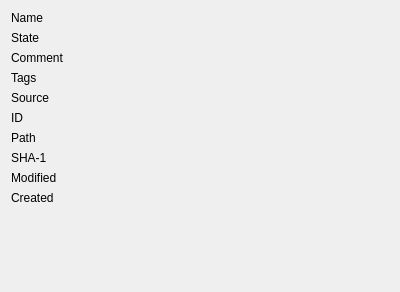
<?xml version="1.0" encoding="UTF-8"?>
<ui version="4.0">
 <class>FileProperties</class>
 <widget class="QWidget" name="FileProperties">
  <property name="geometry">
   <rect>
    <x>0</x>
    <y>0</y>
    <width>400</width>
    <height>292</height>
   </rect>
  </property>
  <property name="windowTitle">
   <string>Form</string>
  </property>
  <layout class="QFormLayout" name="formLayout">
   <item row="0" column="0">
    <widget class="QLabel" name="label">
     <property name="text">
      <string>Name</string>
     </property>
    </widget>
   </item>
   <item row="2" column="0">
    <widget class="QLabel" name="label_3">
     <property name="text">
      <string>State</string>
     </property>
    </widget>
   </item>
   <item row="3" column="0">
    <widget class="QLabel" name="label_4">
     <property name="text">
      <string>Comment</string>
     </property>
    </widget>
   </item>
   <item row="9" column="0">
    <widget class="QLabel" name="label_5">
     <property name="text">
      <string>Modified</string>
     </property>
    </widget>
   </item>
   <item row="10" column="0">
    <widget class="QLabel" name="label_6">
     <property name="text">
      <string>Created</string>
     </property>
    </widget>
   </item>
   <item row="6" column="0">
    <widget class="QLabel" name="label_7">
     <property name="text">
      <string>ID</string>
     </property>
    </widget>
   </item>
   <item row="5" column="0">
    <widget class="QLabel" name="label_8">
     <property name="text">
      <string>Source</string>
     </property>
    </widget>
   </item>
   <item row="8" column="0">
    <widget class="QLabel" name="label_9">
     <property name="text">
      <string>SHA-1</string>
     </property>
    </widget>
   </item>
   <item row="0" column="1">
    <widget class="QLabel" name="name">
     <property name="textFormat">
      <enum>Qt::TextFormat::PlainText</enum>
     </property>
    </widget>
   </item>
   <item row="2" column="1">
    <widget class="QLabel" name="state"/>
   </item>
   <item row="3" column="1">
    <widget class="QLabel" name="comment">
     <property name="textFormat">
      <enum>Qt::TextFormat::MarkdownText</enum>
     </property>
     <property name="wordWrap">
      <bool>true</bool>
     </property>
     <property name="openExternalLinks">
      <bool>true</bool>
     </property>
    </widget>
   </item>
   <item row="5" column="1">
    <widget class="QLabel" name="source">
     <property name="textFormat">
      <enum>Qt::TextFormat::RichText</enum>
     </property>
     <property name="openExternalLinks">
      <bool>true</bool>
     </property>
    </widget>
   </item>
   <item row="6" column="1">
    <widget class="QLabel" name="id"/>
   </item>
   <item row="8" column="1">
    <widget class="QLabel" name="sha1"/>
   </item>
   <item row="9" column="1">
    <widget class="QLabel" name="modified"/>
   </item>
   <item row="10" column="1">
    <widget class="QLabel" name="created"/>
   </item>
   <item row="4" column="0">
    <widget class="QLabel" name="label_19">
     <property name="text">
      <string>Tags</string>
     </property>
    </widget>
   </item>
   <item row="4" column="1">
    <widget class="QLabel" name="tags">
     <property name="textFormat">
      <enum>Qt::TextFormat::PlainText</enum>
     </property>
     <property name="wordWrap">
      <bool>true</bool>
     </property>
    </widget>
   </item>
   <item row="7" column="0">
    <widget class="QLabel" name="label_2">
     <property name="text">
      <string>Path</string>
     </property>
    </widget>
   </item>
   <item row="7" column="1">
    <widget class="QLabel" name="path"/>
   </item>
  </layout>
 </widget>
 <resources/>
 <connections/>
</ui>
